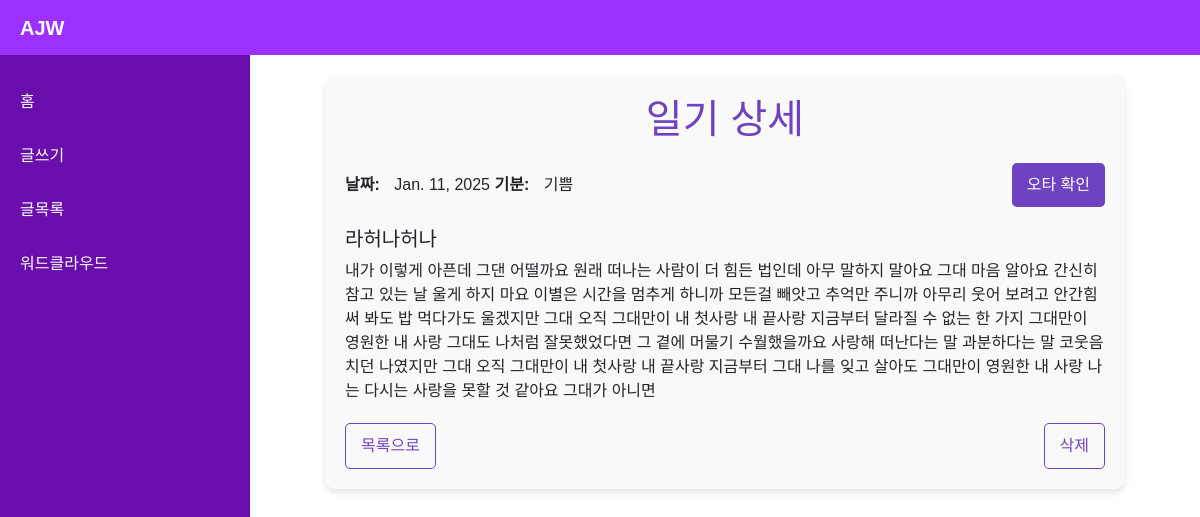
Page /read/9 on the committed database.
### diary/models.py (models this page shows)
class Diary(models.Model):
    MOOD_CHOICES = [
        ('happy', '기쁨'),
        ('sad', '슬픔'),
        ('angry', '화남'),
        ('fear', '두려움'),
        ('peaceful', '평온함'),
    ]
    content = models.TextField(max_length=700)
    summary = models.CharField(max_length=50)
    mood = models.CharField(max_length=10, choices=MOOD_CHOICES)
    diary_date = models.DateField()
    image_1 = models.ImageField(upload_to=upload_to, blank=True, null=True)
    image_2 = models.ImageField(upload_to=upload_to, blank=True, null=True)
    image_3 = models.ImageField(upload_to=upload_to, blank=True, null=True)
    created_at = models.DateTimeField(auto_now_add=True)
    updated_at = models.DateTimeField(auto_now=True)

### diary/views.py (the view)
# urls.py: path("read/<int:diary_id>", views.read, name="diary-read"),            # 일기 조회
def read(request, diary_id):
    diary = get_object_or_404(Diary, id=diary_id)
    context = {
        'diary': diary
    }
    return render(request, 'diary/read.html', context)

### diary/templates/diary/read.html (shortened to what this page needs)
{% extends 'diary/base.html' %}
{% block content %}
<div class="diary-detail">
    <h1>일기 상세</h1>
    <div class="info">
        <div>
            <strong>날짜:</strong> {{ diary.diary_date }}
            <strong>기분:</strong> {{ diary.get_mood_display }}
        </div>
        <button id="check-spelling-btn" data-diary-id="{{ diary.id }}">오타 확인</button>
    </div>
    <div>
        <h5>{{ diary.summary }}</h5>
        <p id="diary-content">{{ diary.content }}</p>
    </div>
    <div class="actions">
        <a href="{% url 'diary-list' %}">목록으로</a>
        <a href="{% url 'diary-delete' diary.id %}">삭제</a>
    </div>
</div>
{% endblock %}

### diary/templates/diary/base.html (style rules this page uses)
* { margin: 0; padding: 0; box-sizing: border-box; }
body { font-family: Arial, sans-serif; height: 100vh; display: flex; flex-direction: column; }

### diary/templates/diary/read.html (style rules this page uses)
.diary-detail { max-width: 800px; margin: 0 auto; padding: 20px; background-color: #f9f9f9; border-radius: 10px; box-shadow: 0 4px 6px rgba(0, 0, 0, 0.1); }
.diary-detail h1 { text-align: center; color: #6f42c1; margin-bottom: 20px; }
.diary-detail .info { display: flex; justify-content: space-between; align-items: center; margin-bottom: 20px; }
.diary-detail .info strong { font-size: 16px; margin-right: 10px; }
.diary-detail button { padding: 10px 15px; font-size: 16px; color: #fff; background-color: #6f42c1; border: none; border-radius: 5px; cursor: pointer; transition: background-color 0.3s; }
.diary-detail .actions { display: flex; justify-content: space-between; margin-top: 20px; }
.diary-detail .actions a { font-size: 16px; color: #6f42c1; text-decoration: none; padding: 10px 15px; border: 1px solid #6f42c1; border-radius: 5px; transition: background-color 0.3s, color 0.3s; }

### rows in the picture
Diary: diary_date "Jan. 11, 2025", mood "기쁨", summary "라허나허나", content "내가 이렇게 아픈데 그댄 어떨까요 원래 떠나는 사람이 더 힘든 법인데 아무 말하지 말아요 그대 마음 알아요 간신히 참고 있는 날 울게 하지 마요 이별은 시간을 멈추게 하니까 모든걸 빼앗고 추억만 주니까 아무리 웃어 보려고 안간힘 써 봐도 밥 먹다가도 울겠지만 그대 오직 그대만이 내 첫사랑 내 끝사랑 지금부터 달라질 수 없는 한 가지 그대만이 영원한 내 사랑 그대도 나처럼 잘못했었다면 그 곁에 머물기 수월했을까요 사랑해 떠난다는 말 과분하다는 말 코웃음 치던 나였지만 그대 오직 그대만이 내 첫사랑 내 끝사랑 지금부터 그대 나를 잊고 살아도 그대만이 영원한 내 사랑 나는 다시는 사랑을 못할 것 같아요 그대가 아니면"
